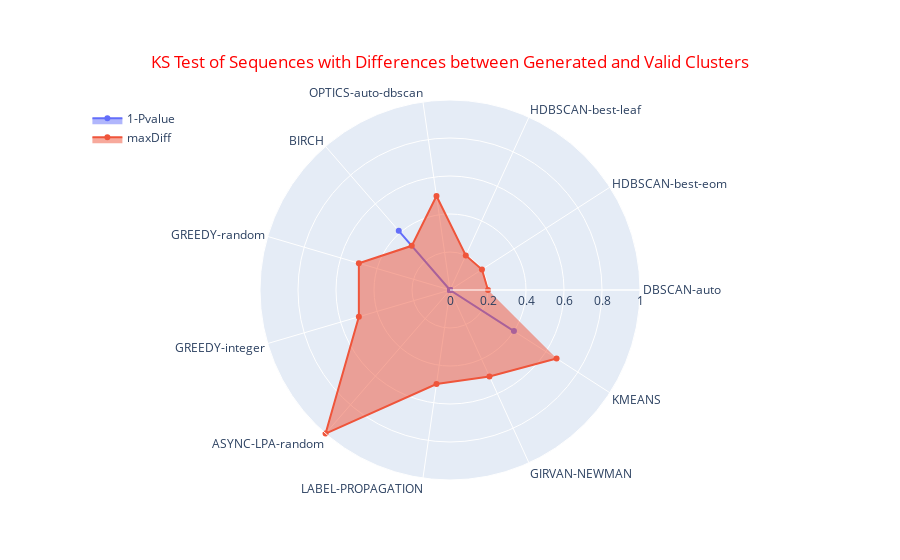

Write notebook code for a chart like this one.
### Markdown cell above
### Difference between Generated and Valid clusters

### Code cell
import pandas as pd
import plotly.graph_objects as go
from scipy.stats import ks_2samp
#import seaborn as sns
#import matplotlib.pyplot as plt
#%matplotlib inline

cols = ['maxDist','minPts','Cluster Sequence','Generated Cluster Count','Valid Cluster Count']
_df_clust_diff = _results_df[cols].copy()
_df_clust_diff['Difference'] = (_df_clust_diff['Generated Cluster Count'] 
                                - _df_clust_diff['Valid Cluster Count']).astype(float)
''' consider only records with difference != 0 '''
_diff_df = _df_clust_diff[_df_clust_diff['Difference'] > 0]
''' apply two sample KS-test to all sequences '''
_plot_df=pd.DataFrame([], columns=['Sequence','maxDiff','1-Pvalue'])
for each_seq in _diff_df['Cluster Sequence'].unique():
    _df_temp = _diff_df[_diff_df['Cluster Sequence'] ==each_seq]
    stat, pval = ks_2samp(_df_temp['Generated Cluster Count'],_df_temp['Valid Cluster Count'])
    _plot_df=_plot_df.append({'Sequence':each_seq,'maxDiff':stat, '1-Pvalue':1-pval}, ignore_index=True)

categories = _plot_df['Sequence'].to_list()
fig = go.Figure()

fig.add_trace(go.Scatterpolar(
      r=_plot_df['1-Pvalue'],
      theta=categories,
      fill='toself',
      name='1-Pvalue'
))
fig.add_trace(go.Scatterpolar(
      r=_plot_df['maxDiff'],
      theta=categories,
      fill='toself',
      name='maxDiff'
))

fig.update_layout(
    polar=dict(radialaxis=dict(visible=True,range=[0, 1])),
    title_font_color="red",
    title={'text': "KS Test of Sequences with Differences between Generated and Valid Clusters",
           'y':0.9,'x':0.5,'xanchor': 'center','yanchor': 'top'},
    legend=dict(yanchor="top",y=0.99,xanchor="left",x=0.01)
)
''' Need to install kaleido to write image to file'''
#_s_plot_save_file = str("../images/outputs/radar_plot_ks_test.png").replace(" ","_")
#fig.write_image(_s_plot_save_file)
fig.show()

### Figure 1 — Plotly figure (JSON) as saved in the notebook; plotly's stock layout.template omitted (floating-point values rounded to 4 significant figures)
{"data": [{"fill": "toself", "name": "1-Pvalue", "r": [0, 0, 0, 0, 0.4118, 0, 0, 0, 0, 0, 0.4], "theta": ["DBSCAN-auto", "HDBSCAN-best-eom", "HDBSCAN-best-leaf", "OPTICS-auto-dbscan", "BIRCH", "GREEDY-random", "GREEDY-integer", "ASYNC-LPA-random", "LABEL-PROPAGATION", "GIRVAN-NEWMAN", "KMEANS"], "type": "scatterpolar"}, {"fill": "toself", "name": "maxDiff", "r": [0.2, 0.2, 0.2, 0.5, 0.3077, 0.5, 0.5, 1, 0.5, 0.5, 0.6667], "theta": ["DBSCAN-auto", "HDBSCAN-best-eom", "HDBSCAN-best-leaf", "OPTICS-auto-dbscan", "BIRCH", "GREEDY-random", "GREEDY-integer", "ASYNC-LPA-random", "LABEL-PROPAGATION", "GIRVAN-NEWMAN", "KMEANS"], "type": "scatterpolar"}], "layout": {"legend": {"x": 0.01, "xanchor": "left", "y": 0.99, "yanchor": "top"}, "polar": {"radialaxis": {"range": [0, 1], "visible": true}}, "title": {"font": {"color": "red"}, "text": "KS Test of Sequences with Differences between Generated and Valid Clusters", "x": 0.5, "xanchor": "center", "y": 0.9, "yanchor": "top"}}}
